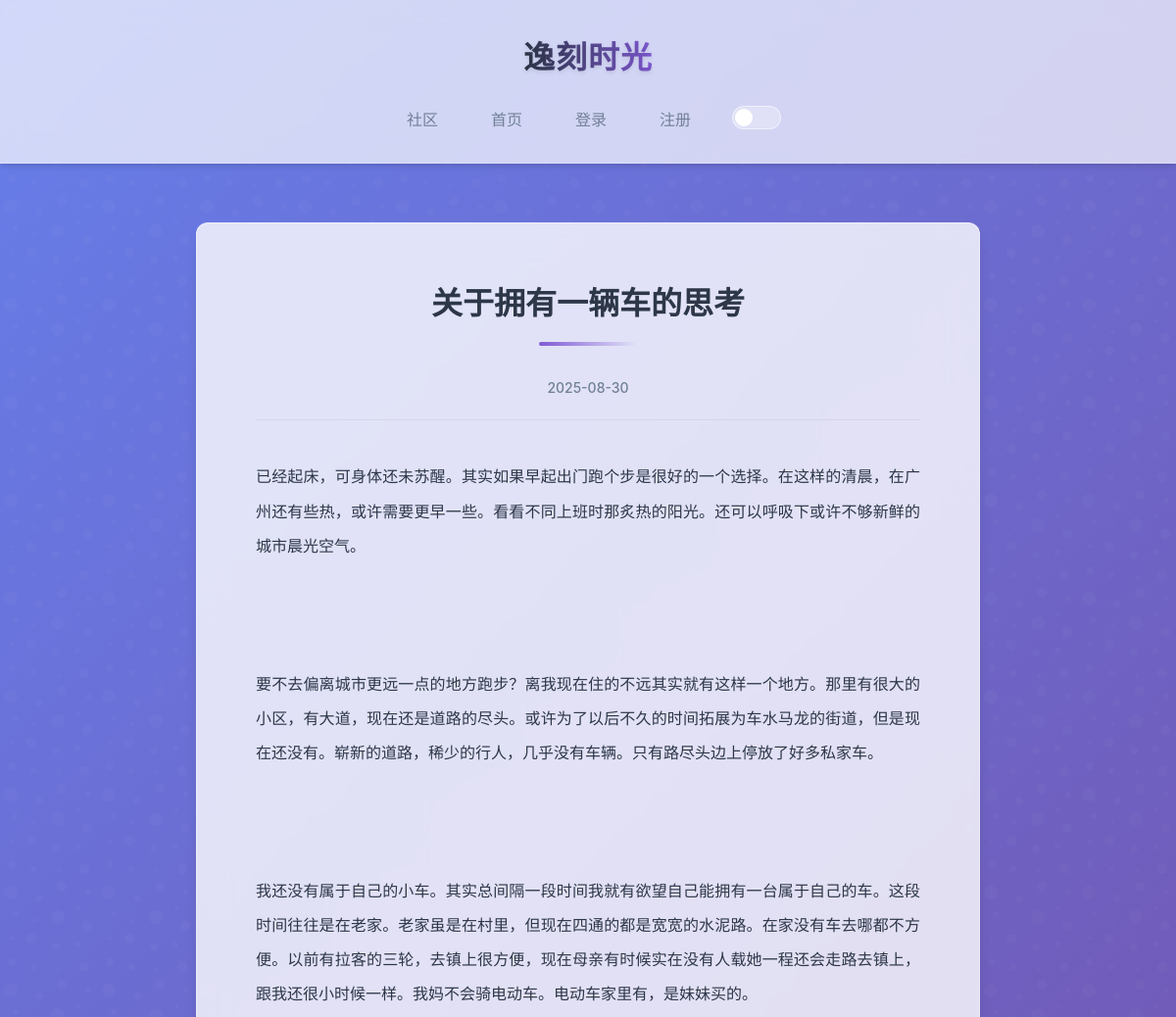
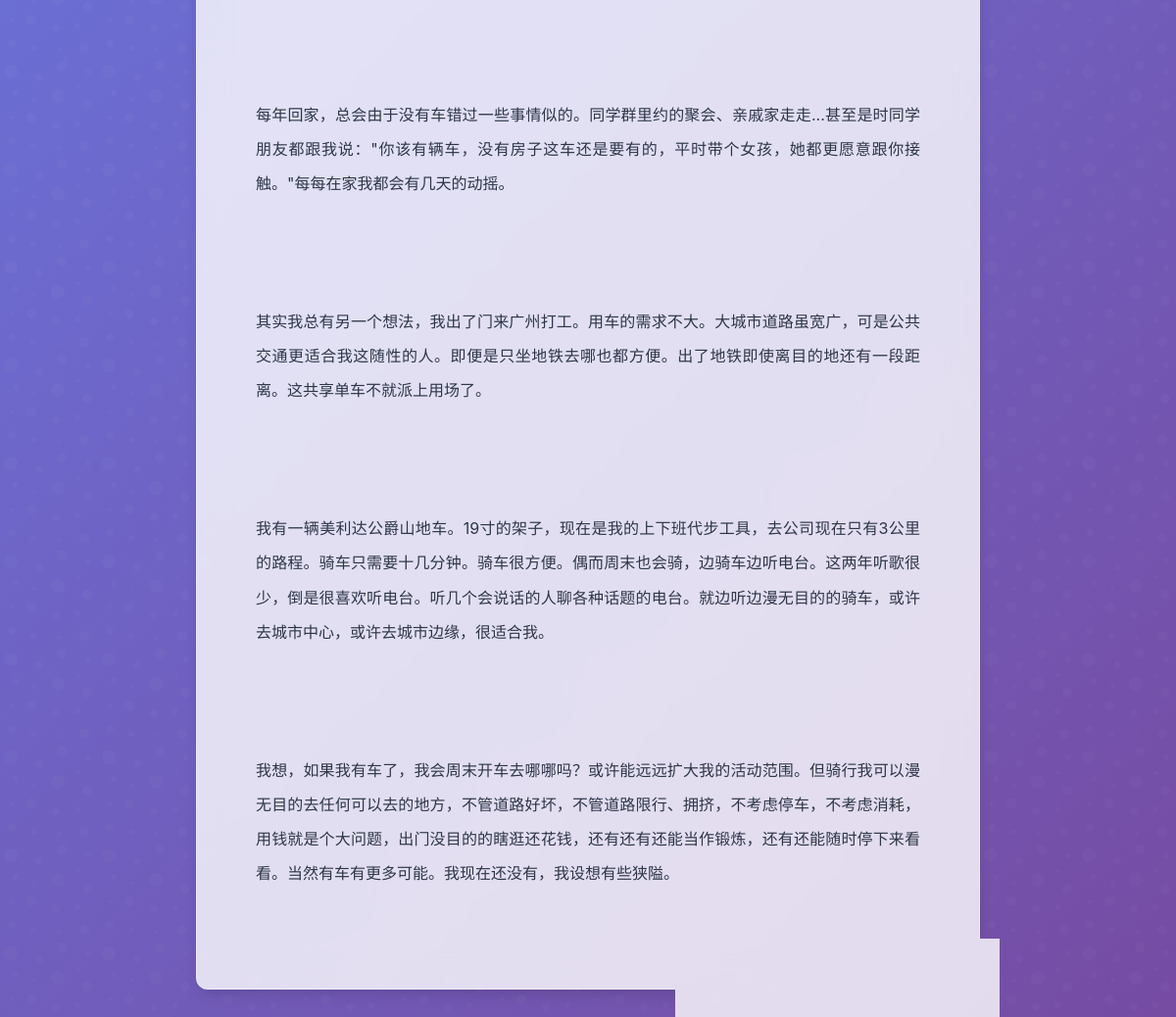
/post/1, run on the app's committed database (2 pictures, top to bottom).
### app.py (models this page shows)
class Post(db.Model):
    id = db.Column(db.Integer, primary_key=True)
    title = db.Column(db.String(100), nullable=False)
    content = db.Column(db.Text, nullable=False)
    date_posted = db.Column(db.DateTime, nullable=False, default=datetime.utcnow)
    user_id = db.Column(db.Integer, db.ForeignKey('user.id'), nullable=False)
    comments = db.relationship('Comment', backref='post', lazy=True, cascade='all, delete-orphan')
    comment_count = db.Column(db.Integer, default=0)

### app.py (the view)
@app.route('/post/<int:post_id>')
def post(post_id):
    post = Post.query.get_or_404(post_id)
    return render_template('post.html', title=post.title, post=post)

### templates/post.html (shortened to what this page needs)
{% extends "base.html" %}
{% block content %}
    <div class="post-detail-container">
        <article class="post-detail">
            <h2 class="post-detail-title">{{ post.title }}</h2>
            <div class="post-detail-meta">
                <span class="post-detail-date">{{ post.date_posted.strftime('%Y-%m-%d') }}</span>
            </div>
            <div class="post-detail-content">
                {{ post.content|replace('\n', '<br><br>')|safe }}
            </div>
        </article>
    </div>
{% endblock %}

### static/css/style.css (style rules this page uses)
* { margin: 0; padding: 0; box-sizing: border-box; }
:root { --primary-color: #4a5568; --secondary-color: #2d3748; --accent-color: #805ad5; --danger-color: #e53e3e; --background-color: #f7fafc; --text-color: #2d3748; --text-secondary: #718096; --border-radius: 12px; --transition-fast: 0.2s ease; --transition-normal: 0.3s ease; --shadow-sm: 0 1px 3px rgba(0, 0, 0, 0.1); --shadow-md: 0 4px 6px -1px rgba(0, 0, 0, 0.1), 0 2px 4px -1px rgba(0, 0, 0, 0.06); --shadow-lg: 0 10px 15px -3px rgba(0, 0, 0, 0.1), 0 4px 6px -2px rgba(0, 0, 0, 0.05); }
body { font-family: -apple-system, BlinkMacSystemFont, 'Segoe UI', 'PingFang SC', 'Hiragino Sans GB', 'Microsoft YaHei', 'Helvetica Neue', Helvetica, Arial, sans-serif; line-height: 1.8; color: var(--text-color); background: linear-gradient(135deg, #667eea 0%, #764ba2 100%); background-attachment: fixed; font-size: 16px; min-height: 100vh; overflow-x: hidden; transition: background-color var(--transition-normal); }
body::before { content: ""; position: fixed; top: 0; left: 0; width: 100%; height: 100%; opacity: 0.5; z-index: -1; }
.post-detail-container { background: rgba(255, 255, 255, 0.8); backdrop-filter: blur(16px); -webkit-backdrop-filter: blur(16px); padding: 60px; border-radius: var(--border-radius); border: 1px solid rgba(255, 255, 255, 0.4); box-shadow: var(--shadow-lg); }
.post-detail-title { font-size: 32px; margin-bottom: 30px; color: var(--secondary-color); font-weight: 700; text-align: center; line-height: 1.4; position: relative; padding-bottom: 20px; }
.post-detail-title::after { content: ''; position: absolute; bottom: 0; left: 50%; transform: translateX(-50%); width: 100px; height: 4px; background: linear-gradient(90deg, var(--accent-color), transparent); border-radius: 2px; }
.post-detail-meta { display: flex; justify-content: center; margin-bottom: 40px; color: var(--text-secondary); font-size: 14px; font-weight: 500; padding-bottom: 20px; border-bottom: 1px solid rgba(0, 0, 0, 0.05); }
.post-detail-meta span { margin: 0 15px; }
.post-detail-content { color: var(--text-color); line-height: 2.2; margin-bottom: 40px; font-size: 16px; text-align: justify; }
.post-card, .post-detail-container, .auth-card, .post-form-container, .admin-container, .user-posts-container { animation: fadeIn 0.6s ease-out forwards; }
:root { --backdrop-filter: blur(12px); }

### data on the page
Post: title "关于拥有一辆车的思考", date_posted "2025-08-30", content "已经起床，可身体还未苏醒。其实如果早起出门跑个步是很好的一个选择。在这样的清晨，在广州还有些热，或许需要更早一些。看看不同上班时那炙热的阳光。还可以呼吸下或许不够新鲜的城市晨光空气。 要不去偏离城市更远一点的地方跑步？离我现在住的不远其实就有这样一个地方。那里有很大的小区，有大道，现在还是道路的尽头。或许为了以后不久的时间拓展为车水马龙的街道，但是现在还没有。崭新的道路，稀少的行人，几乎没有车辆。只有路尽头边上停放了好多私家车。 我还没有属于自己的小车。其实总间隔一段时间我就有欲望自己能拥有一台属于自己的车。这段时间往往是在老家。老家虽是在村里，但现在四通的都是宽宽的水泥路。在家没有车去哪都不方便。以前有拉客的三轮，去镇上很方便，现在母亲有时候实在没有人载她一程还会走路去镇上，跟我还很小时候一样。我妈不会骑电动车。电动车家里有，是妹妹买的。 每年回家，总会由于没有车错过一些事情似的。同学群里约的聚会、亲戚家走走...甚至是时同学朋友都跟我说：\"你该有辆车，没有房子这车还是要有的，平时带个女孩，她都更愿意跟你接触。\"每每在家我都会有几天的动摇。 其实我总有另一个想法，我出了门来广州打工。用车的需求不大。大城市道路虽宽广，可是公共交通更适合我这随性的人。即便是只坐地铁去哪也都方便。出了地铁即使离目的地还有一段距离。这共享单车不就派上用场了。…"
